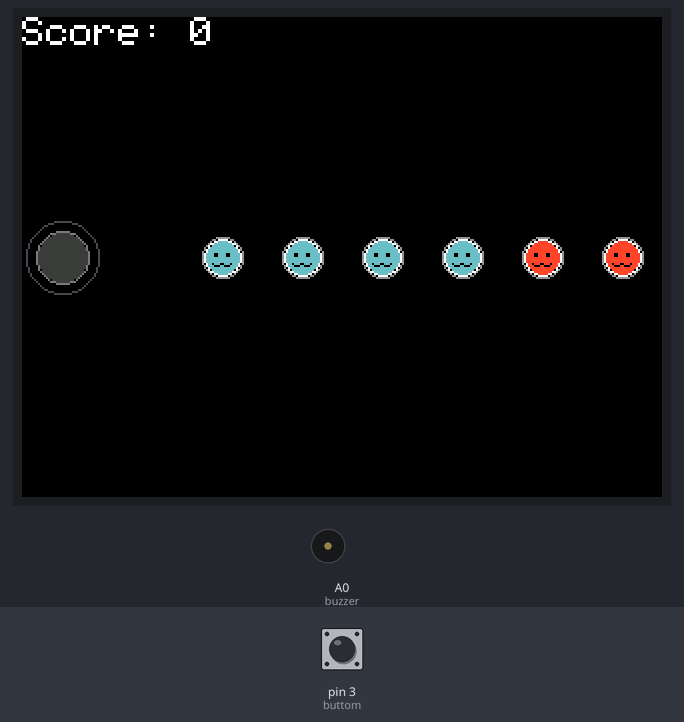
Bench run of a sketch on a simulated Arduino Uno, built with avr-gcc and run on an emulated ATmega328P. Parts: 320×240 colour display, buzzer (waves = sounding). The inputs (shaded band) are chosen by the test bench; at power-on: pin 3 (buttom) HIGH. Random numbers use the default seed unless the sketch sets one.

Above: at 1.7 s.
1.8 s: pin 3 (buttom) pulsed LOW 5 times (0.12 s each, 0.3 s apart)
At 4.1 s:
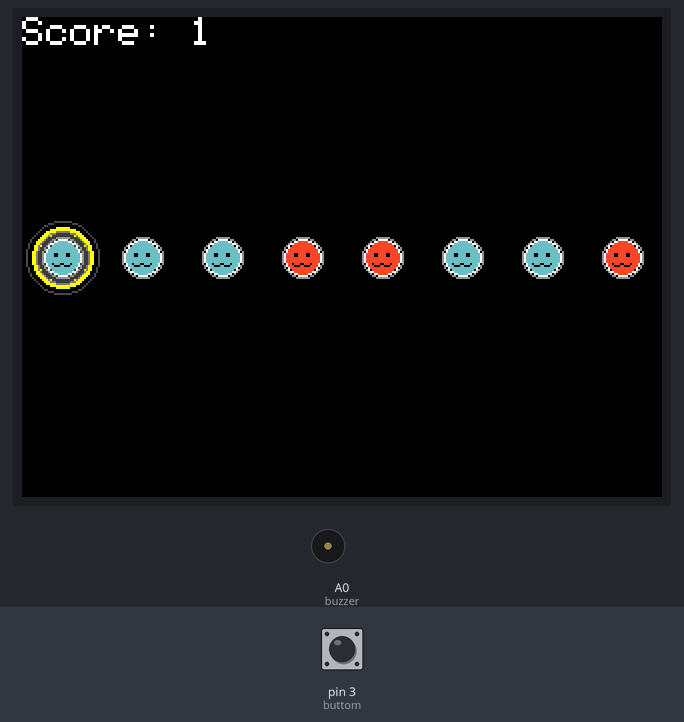
5.8 s: pin 3 (buttom) pulled LOW for 0.15 s
At 6.4 s:
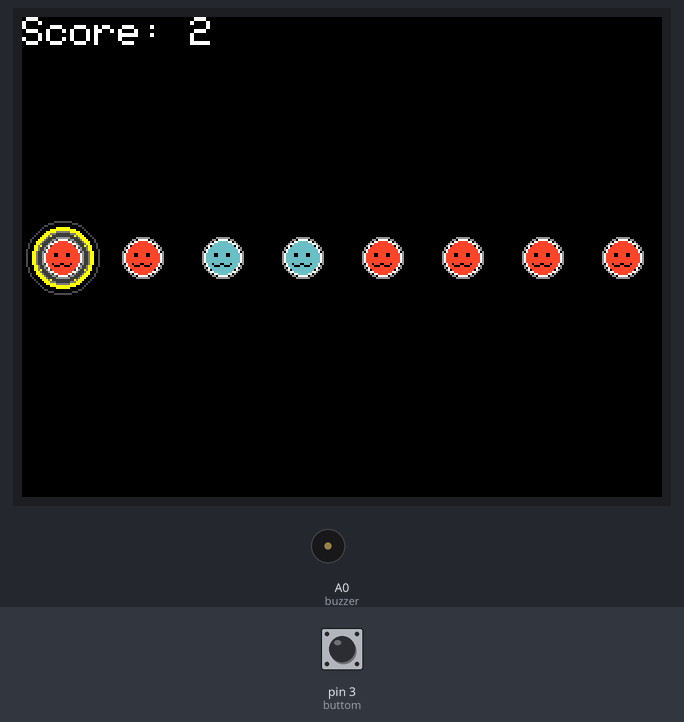
7.4 s: pin 3 (buttom) pulled LOW for 1 s
At 8.0 s:
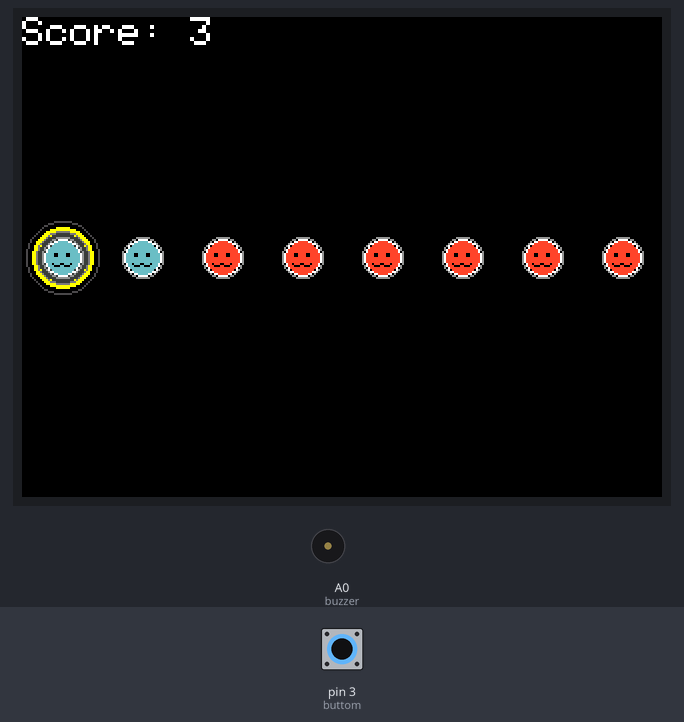
9.9 s: pin 3 (buttom) pulled LOW for 0.15 s
At 11.4 s:
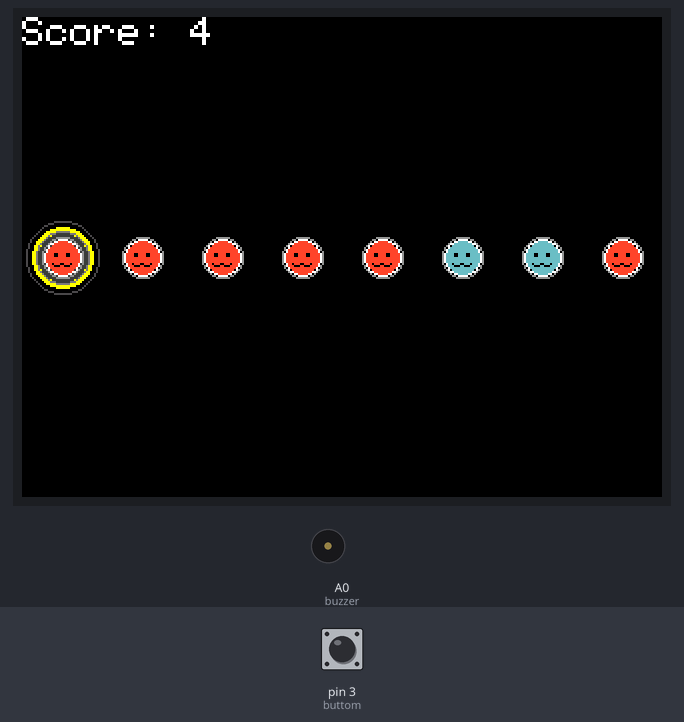
12.2 s: pin 3 (buttom) pulled LOW for 1 s
At 13.0 s:
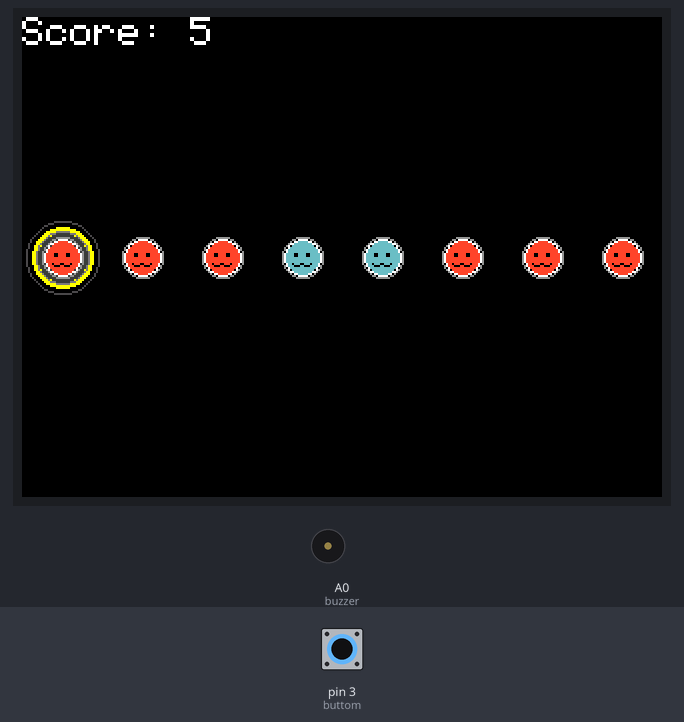
Timing chart, 0 to 15.7 s (numbered marks = the images above; inputs shaded):
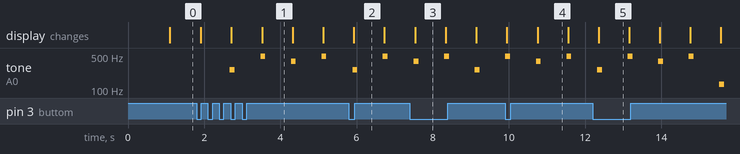

The sketch:

12_Dynamic_Sheet_V2.ino
```cpp
#define C3 131
#define G3 196
#define B3 247
#define C4 262
#define G4 392
#define A4 440
#define B4 494
#define C5 523
#define D5 587
#define E5 659
#define F5 698
#define G5 784
#define none 0
// 定義頻率, 方便寫音樂
int song[] = {none, none, none,
              C4, B4, G4, B4, C4, B4, G4, B4, C4, B4, G4, B4, C4, B4, G4, B4,
              C3, B3, G3, B3, C3, B3, G3, B3, B4, C5, D5, E5, E5, D5, B4, C5, B4, G4, B4,
              B4, E5, D5, E5, E5, G5, G5, E5, E5, D5, none,
              B4, F5, E5, E5, C5, C5, A4, C5, B4, G4, G4, E5, D5,
              F5, E5, E5, C5, C5, A4, A5, G5, E5, D5, B4,
              G4, none, G5, E5, G5, none, G5, E5, G5, none, G5, E5, G5};
              //歌曲內容
#include<Adafruit_GFX.h>
#include<Adafruit_ILI9341.h>
const int buttom = 3; // 硬體中斷必須要接在 2 3 其一
#define buzzer A0
#define TFT_CS 2
#define TFT_RST 4
#define TFT_DC 7
#define TFT_MOSI 8
#define TFT_CLK 12
#define TFT_MISO 13
// 避免連接 clock 使用到的針腳
Adafruit_ILI9341 tft = Adafruit_ILI9341(TFT_CS, TFT_DC, TFT_MOSI, TFT_CLK, TFT_RST, TFT_MISO);
int index = 0; // 顯示音符的起始 index
int beat = 0; // 播放音樂使用的變數
int score = 0; //分數
unsigned long prevtime = 0; // 硬體中斷當中用於debouncing 的變數
volatile bool rightPlace = false; // 檢查音符是否在打擊點的變數
int centers[sizeof(song) / sizeof(int)] = {}; // 紀錄音符位置的陣列
bool appears[sizeof(song) / sizeof(int)] = {}; // 判斷是否顯示音符的陣列
bool colors[sizeof(song) / sizeof(int)] = {}; // 紀錄音符顏色的陣列
void setup()
{
  Serial.begin(9600); // 方便觀察 可略
  pinMode(buzzer, OUTPUT); // 設定蜂鳴器
  pinMode(buttom, INPUT_PULLUP); // 設定按鍵
  attachInterrupt(digitalPinToInterrupt(buttom), flash, FALLING); // 硬體中斷: 按鈕被按下時呼叫 Flash
  tft.begin(); // 顯示器設定
  tft.fillScreen(ILI9341_BLACK); // 背景顏色
  tft.setRotation(3); // 螢幕旋轉 橫向擺放
  tft.setTextSize(2.5); // 文字大小
  tft.print(String("Score: ") + score); // 顯示分數初始
  randomSeed(analogRead(0)); // 隨機種子, 用於生成音符顏色

  reset(); // 重置
  cli();
  TCCR1A = 0; // reset 關閉P
  TCCR1B = 0; // reset
  TCCR1B |= B00000100; //將 Prescalar 設定為 256
  TIMSK1 |= B00000010; // 啟動 A 的比對模式
  OCR1A = 50000; // 50000 個週期, 代表 800 ms (Prescalar = 256)
  sei();
}
void HitPlace() // 打擊點渲染
{
  tft.drawCircle(20, 120, 18, tft.color565(75,75,75)); // 打擊外框
  tft.drawCircle(20, 120, 13, tft.color565(120,120,120)); // 打擊內框
  tft.fillCircle(20,120, 12, tft.color565(60,60,60)); // 實心內框
}
void reset() // 重置
{
  HitPlace(); // 打擊點渲染
  index = 0; // 初始顯示位置為index
  int temp = 20; // 第一個音符的初始位置
  for(int i = 0; i < sizeof(song) / sizeof(int); i++) // 將三個陣列的內容產生出來 (centers appears colors)
  {
    centers[i] = temp;
    temp += 40; // 每個音符的間距都為 40
    if(song[i] == none) appears[i] = false; // 若 song 當中沒有要播, 則不顯示音符
    else appears[i] = true; // 反之則顯示
    colors[i] = random(0, 2); // 隨機產生顏色
  }
}
void loop()
{
}
void UpdateScore() // 更新分數, 在打中的時候被呼叫
{
  tft.fillCircle(20, 120, 15, ILI9341_YELLOW); // 顯示外框
  tft.fillCircle(20, 120, 10, ILI9341_ORANGE); // 顯示內框
  score++; // 分數增加
  tft.fillRect(0,0, 150, 20, ILI9341_BLACK); // 清除原本分數
  tft.setCursor(0,0);
  tft.print(String("Score: ") + score);// 顯示更新後的分數
}
int ylist[] = {123,124,124,124,123,123,124,124,124,123}; // 用於畫音符的陣列
void drawBeat(int center, bool color) // 畫音符
{
  tft.drawCircle(center, 120, 10, tft.color565(150,150,150)); // 半徑為 10 的圓外框
  tft.drawCircle(center, 120, 9, ILI9341_WHITE); // 半徑為 9 的內層外框
  tft.fillCircle(center, 120, 8, color ? tft.color565(250, 71, 43):tft.color565(108, 191, 194)); // 填滿顏色

  tft.drawRect(center - 4, 118, 2, 2, ILI9341_BLACK); // 畫眼睛
  tft.drawRect(center + 2, 118, 2, 2, ILI9341_BLACK); // 畫眼睛

  for(int i = center - 5, index = 0; i <= center + 5;i++, index++) // 畫嘴巴
  {
    tft.drawPixel(i, ylist[index], ILI9341_BLACK);
  }
}
bool pressed = false; // 判斷是否有按下按鈕的變數
void flash() // 按下按鈕時觸發
{
  if(millis() - prevtime > 50) // 硬體中斷 debouncing
  {
    //Serial.println(String("PRESSED") + ttime); //判斷 可略
    prevtime = millis(); // 更新按下時間, 故不可使用 if(rightPlace && millis() - prevtime > 50)
    if(rightPlace) // 可以打且有打 => 播放音樂
    {
      rightPlace = false; // 重置變數
      pressed = true; // 更新變數
    }
  }
}
ISR(TIMER1_COMPA_vect) // 音符左移 / 控制分數 / 音符產生
{
  if(pressed) // 如果有按下按鈕 (由於flash, 故必然在正確位置上)
  {
    UpdateScore(); //更新分數
  }
  TCNT1 = 0; // 重置計時器
  rightPlace = false; // 重置變數
  pressed = false; // 重置變數
  HitPlace();
  for(int i = 60; i <= tft.width(); i += 40) // 清除舊有畫面
  {
    tft.fillCircle(i, 120, 10, ILI9341_BLACK);
  }
  for(int i = index; i < sizeof(song) / sizeof(int); i++) // 顯示音符, index 為起始值, 減少執行次數, 非必要
  {
    if(centers[i] != 0 && centers[i] <= tft.width()) // 在範圍內就"可以"顯示音符
    {
      if(appears[i]) // 非 none(用於停頓) 就要畫出來
      {
        drawBeat(centers[i], colors[i]);
      }
      if(centers[i] == 20) // 若出現在打擊點上
      {
        tone(buzzer, song[beat++], 125); // 播放音樂 (包含 none)
        if(appears[i]) // 若播放的內容不是 none(停頓)
        {
          rightPlace = true; // 表示在正確的位置上, 可以打擊
        }
      }
    }
    if(centers[i] > 20) // 打擊點以後內容都向左移動一個單位 (40 pixel)
    {
      centers[i] -= 40;
    }
    else centers[i] = 0; // 打擊點以前的centers[]設定為 0
  }
  index++; // 每一步後起始值必定 + 1, "一定一定"要放在下行的前面, 避免循環時出錯
  beat %= sizeof(song) / sizeof(int); // 用於循環播放
  if(beat == 0) reset(); // 當循環一圈之後重置
}
```

Measured:
- by itself, tone on A0 (buzzer): plays 262 Hz for 0.13 s, 494 Hz for 0.13 s, 392 Hz for 0.13 s, 494 Hz for 0.13 s
- what the display in image 1 shows lasts 0.8 s, from 3.5 s to 4.3 s
